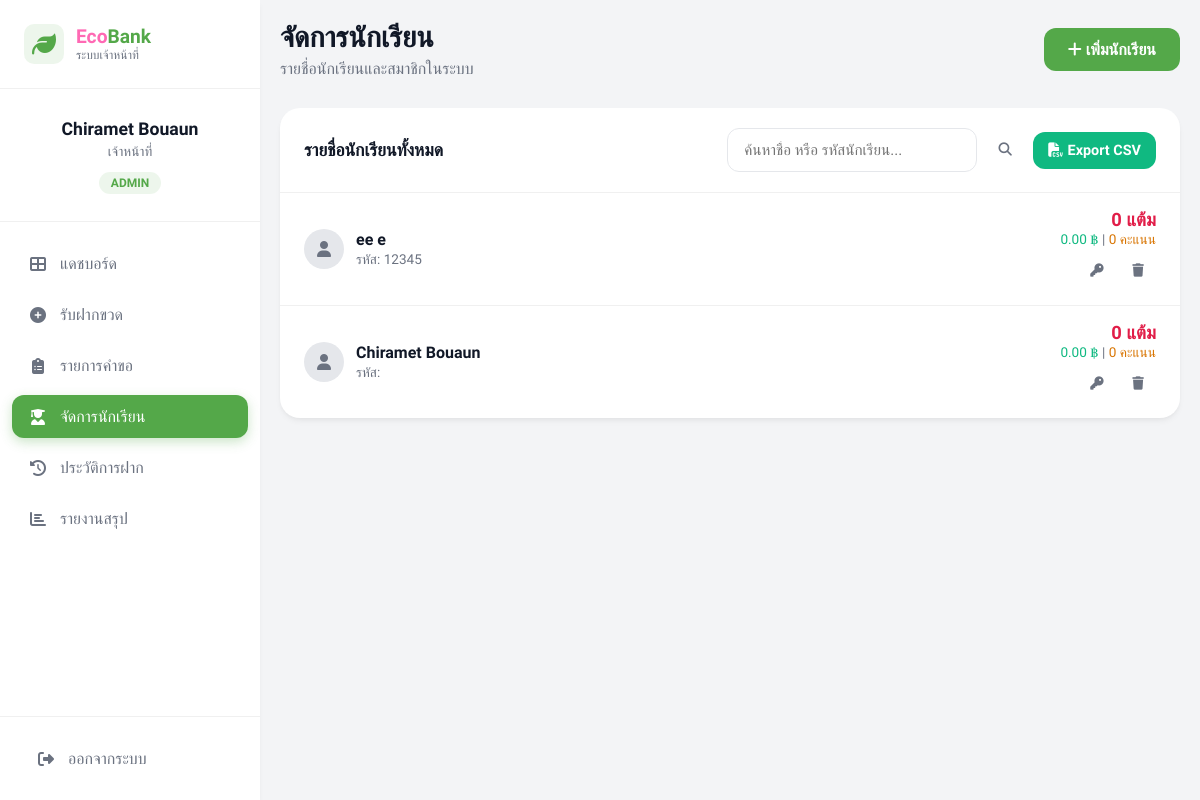
The app's page /admin/students.php (signed in) with its own data.
### tables this page shows
CREATE TABLE `users` (
  `id` int(11) NOT NULL,
  `username` varchar(100) DEFAULT NULL,
  `email` varchar(100) NOT NULL,
  `password` varchar(255) DEFAULT NULL,
  `role` enum('user','admin','superadmin') DEFAULT 'user',
  `first_name` varchar(100) DEFAULT NULL,
  `last_name` varchar(100) DEFAULT NULL,
  `id_code` varchar(20) DEFAULT NULL,
  `class_group` varchar(20) DEFAULT NULL,
  `avatar` varchar(255) DEFAULT NULL,
  `balance` decimal(10,2) DEFAULT 0.00,
  `points` int(11) DEFAULT 0,
  `is_active` tinyint(1) DEFAULT 1,
  `remember_token` varchar(64) DEFAULT NULL,
  `last_activity` datetime DEFAULT NULL,
  `google_id` varchar(255) DEFAULT NULL,
  `email_verification_token` varchar(255) DEFAULT NULL,
  `email_verified_at` datetime DEFAULT NULL,
  `created_at` timestamp NOT NULL DEFAULT current_timestamp(),
  `updated_at` timestamp NOT NULL DEFAULT current_timestamp() ON UPDATE current_timestamp()
);

### admin/students.php (the view, shortened to what this page needs)
<?php
$pdo = Database::connect();
$search = $_GET['search'] ?? '';$sql = "SELECT * FROM users WHERE role = 'user'";
$params = [];
$sql .= " ORDER BY created_at DESC";
$stmt = $pdo->prepare($sql);
$stmt->execute($params);
$students =$stmt->fetchAll();
function h($str) { return htmlspecialchars($str ?? '', ENT_QUOTES, 'UTF-8'); }
?>
<!DOCTYPE html>
<html lang="th">
<head>
    <link rel="stylesheet" href="../superadmin/superadmincss/superadmin.css">
    <link rel="stylesheet" href="https://cdnjs.cloudflare.com/ajax/libs/font-awesome/6.4.0/css/all.min.css">
</head>
<body class="admin-body">
    <aside class="sidebar">
        <div class="sidebar-header">
            <div class="logo-icon"><i class="fas fa-leaf"></i></div>
            <div class="logo-text">
                <span class="txt-pink">Eco</span><span class="txt-green">Bank</span>
                <small>ระบบเจ้าหน้าที่</small>
            </div>
        </div>
        <div class="admin-profile">
            <p class="admin-name"><?php echo h($_SESSION['first_name'] . ' ' .$_SESSION['last_name']); ?></p>
            <p class="admin-role">เจ้าหน้าที่</p>
            <span class="badge-admin">ADMIN</span>
        </div>
        <?php $current_page = basename($_SERVER['PHP_SELF']); ?>
        <nav class="sidebar-menu">
            <a href="admin.php" class="menu-item <?php if($current_page == 'admin.php') echo 'active'; ?>">
                <i class="fas fa-th-large"></i> แดชบอร์ด
            </a>
            <a href="deposit.php" class="menu-item <?php if($current_page == 'deposit.php') echo 'active'; ?>">
                <i class="fas fa-plus-circle"></i> รับฝากขวด
            </a>
            <a href="requests.php" class="menu-item <?php if($current_page == 'requests.php') echo 'active'; ?>">
                <i class="fas fa-clipboard-list"></i> รายการคำขอ
            </a>
            <a href="students.php" class="menu-item <?php if($current_page == 'students.php') echo 'active'; ?>">
                <i class="fas fa-user-graduate"></i> จัดการนักเรียน
            </a>
            <a href="history.php" class="menu-item <?php if($current_page == 'history.php') echo 'active'; ?>">
                <i class="fas fa-history"></i> ประวัติการฝาก
            </a>
            <a href="report.php" class="menu-item <?php if($current_page == 'report.php') echo 'active'; ?>">
                <i class="fas fa-chart-bar"></i> รายงานสรุป
            </a>
        </nav>
        <div class="sidebar-footer">
            <a href="../logout.php" class="menu-item text-muted">
                <i class="fas fa-sign-out-alt"></i> ออกจากระบบ
            </a>
        </div>
    </aside>
    <main class="main-content">
        <header class="page-header" style="display: flex; justify-content: space-between; align-items: center;">
            <div>
                <h1>จัดการนักเรียน</h1>
                <p class="subtitle">รายชื่อนักเรียนและสมาชิกในระบบ</p>
            </div>
            <button class="btn-submit" style="width: auto; padding: 12px 24px;" onclick="openModal()">
                <i class="fas fa-plus"></i> เพิ่มนักเรียน
            </button>
        </header>
        <div class="content-card">
            <div class="card-header">
                <h3>รายชื่อนักเรียนทั้งหมด</h3>
                <form method="GET" style="display: flex; gap: 10px; align-items: center;">
                    <input type="text" name="search" class="search-box" style="width: 250px; margin-bottom: 0;" placeholder="ค้นหาชื่อ หรือ รหัสนักเรียน..." value="<?php echo h($search); ?>" id="searchInput" onkeyup="searchStudents()">
                    <button type="submit" class="btn-icon"><i class="fas fa-search"></i></button>
                    <a href="?export=csv&search=<?php echo urlencode($search); ?>" class="btn-submit" style="width: auto; padding: 10px 15px; background: #10b981; text-decoration: none; font-size: 0.9rem; display: flex; align-items: center; gap: 5px;"><i class="fas fa-file-csv"></i> Export CSV</a>
                </form>
            </div>
            <div class="list-group" id="studentList">
                <?php if (count($students) > 0): ?>
                    <?php foreach ($students as$st): ?>
                    <div class="list-item">
                        <div style="display: flex; align-items: center;">
                            <div class="student-avatar"><i class="fas fa-user"></i></div>
                            <div>
                                <p class="item-title"><?php echo h($st['first_name'] . ' ' .$st['last_name']); ?></p>
                                <p class="item-desc">รหัส: <?php echo h($st['id_code']); ?>
                            </div>
                        </div>
                        <div class="text-right">
                            <p class="font-bold" style="color: #e11d48; font-size: 1.15rem; margin: 0;"><?php echo number_format($st['points']); ?> แต้ม</p>
                            <div style="font-size: 0.85rem; color: var(--gray); margin-bottom: 5px;">
                                <span style="color: #10b981;"><?php echo number_format($st['balance'], 2); ?> ฿</span> |
                                <span style="color: #d97706;"><?php echo number_format($st['behavior_score'] ?? 0); ?> คะแนน</span>
                            </div>
                            <div style="margin-top: 5px; display: flex; justify-content: flex-end; gap: 5px;">
                                <button class="btn-icon" onclick="openResetModal(<?php echo $st['id']; ?>, '<?php echo h($st['first_name'] . ' ' .$st['last_name']); ?>')" title="รีเซ็ตรหัสผ่าน"><i class="fas fa-key"></i></button>
                                <button class="btn-icon danger" onclick="confirmDelete(<?php echo $st['id']; ?>, '<?php echo h($st['first_name'] . ' ' .$st['last_name']); ?>')" title="ลบนักเรียน"><i class="fas fa-trash"></i></button>
                            </div>
                        </div>
                    </div>
                    <?php endforeach; ?>
                <?php else: ?>
                    <p style="text-align: center; color: var(--gray); padding: 30px 0;">ไม่พบข้อมูลนักเรียน</p>
                <?php endif; ?>
            </div>
        </div>
    </main>
</body>
</html>

### superadmin/superadmincss/superadmin.css (style rules this page uses)
:root { --green: #54a849; --pink: #FF69B4; --dark: #111827; --gray: #6b7280; --bg-light: #f3f4f6; --white: #ffffff; --shadow: 0 4px 6px -1px rgba(0, 0, 0, 0.05), 0 2px 4px -1px rgba(0, 0, 0, 0.03); --transition: all 0.3s ease; }
* { margin: 0; padding: 0; box-sizing: border-box; font-family: 'Sarabun', sans-serif; }
body.admin-body { background-color: var(--bg-light); color: var(--dark); display: flex; min-height: 100vh; }
.sidebar { width: 260px; background: var(--white); height: 100vh; position: fixed; left: 0; top: 0; box-shadow: var(--shadow); display: flex; flex-direction: column; z-index: 100; transition: width 0.3s ease; }
.sidebar-header { padding: 24px; display: flex; align-items: center; gap: 12px; border-bottom: 1px solid #f0f0f0; }
.logo-icon { font-size: 24px; color: var(--green); background: rgba(84, 168, 73, 0.1); width: 40px; height: 40px; border-radius: 10px; display: flex; align-items: center; justify-content: center; }
.logo-text { font-size: 1.2rem; font-weight: 800; line-height: 1.2; }
.logo-text small { display: block; font-size: 0.75rem; color: var(--gray); font-weight: 500; }
.admin-profile { padding: 30px 24px; text-align: center; border-bottom: 1px solid #f0f0f0; }
.admin-name { font-weight: 700; font-size: 1.1rem; margin-bottom: 4px; }
.admin-role { font-size: 0.85rem; color: var(--gray); margin-bottom: 12px; }
.badge-admin { background: rgba(84, 168, 73, 0.1); color: var(--green); padding: 4px 12px; border-radius: 20px; font-size: 0.75rem; font-weight: 600; }
.sidebar-menu { padding: 20px 12px; flex: 1; display: flex; flex-direction: column; gap: 8px; }
.menu-item { display: flex; align-items: center; gap: 12px; padding: 12px 16px; color: var(--gray); text-decoration: none; transition: var(--transition); font-weight: 500; border-radius: 12px; }
.menu-item:hover, .menu-item.active { background: var(--green); color: var(--white); box-shadow: 0 4px 12px rgba(84, 168, 73, 0.3); }
.menu-item i { width: 20px; text-align: center; }
.sidebar-footer { padding: 20px; border-top: 1px solid #f0f0f0; }
.main-content { margin-left: 260px; flex: 1; padding: 20px; transition: margin-left 0.3s ease; }
.page-header { margin-bottom: 30px; }
.page-header h1 { font-size: 1.8rem; font-weight: 700; color: var(--dark); }
.subtitle { color: var(--gray); margin-top: 4px; }
.content-card { background: var(--white); border-radius: 20px; box-shadow: var(--shadow); overflow: hidden; }
.card-header { padding: 20px 24px; border-bottom: 1px solid #f0f0f0; display: flex; justify-content: space-between; align-items: center; }
.card-header h3 { font-size: 1.1rem; font-weight: 700; }
.list-group { padding: 0; }
.list-item { padding: 16px 24px; border-bottom: 1px solid #f0f0f0; display: flex; justify-content: space-between; align-items: center; transition: var(--transition); }
.list-item:last-child { border-bottom: none; }
.item-title { font-weight: 600; color: var(--dark); margin-bottom: 2px; }
.item-desc { font-size: 0.85rem; color: var(--gray); }
.text-right { text-align: right; }
.font-bold { font-weight: 700; }
.txt-green { color: var(--green); }
.txt-pink { color: var(--pink); }
.search-box { width: 100%; padding: 12px 16px; border: 1px solid #e5e7eb; border-radius: 12px; outline: none; transition: var(--transition); font-size: 0.95rem; background: #fff; }
.btn-submit { width: 100%; padding: 14px; background: var(--green); color: white; border: none; border-radius: 12px; font-size: 1rem; font-weight: 600; cursor: pointer; transition: var(--transition); }
.student-avatar { width: 40px; height: 40px; border-radius: 50%; background: #e5e7eb; display: flex; align-items: center; justify-content: center; margin-right: 12px; color: var(--gray); }
.btn-icon { width: 36px; height: 36px; border-radius: 8px; border: none; background: transparent; color: var(--gray); cursor: pointer; transition: all 0.2s; display: flex; align-items: center; justify-content: center; }

### records on screen
users: first_name+last_name "ee e", id_code "12345", points "0", balance "0.00", behavior_score "0"
users: first_name+last_name "Chiramet Bouaun", points "0", balance "0.00", behavior_score "0"

### other values on screen
$_SESSION['first_name'] . ' ' .$_SESSION['last_name'] "Chiramet Bouaun"
